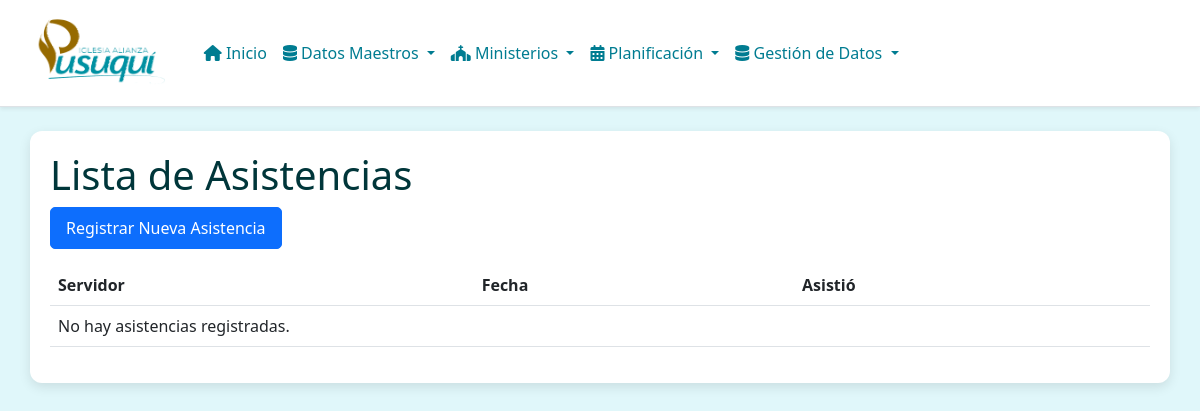
Page /alabanza/assistance/ on the earlier database version.
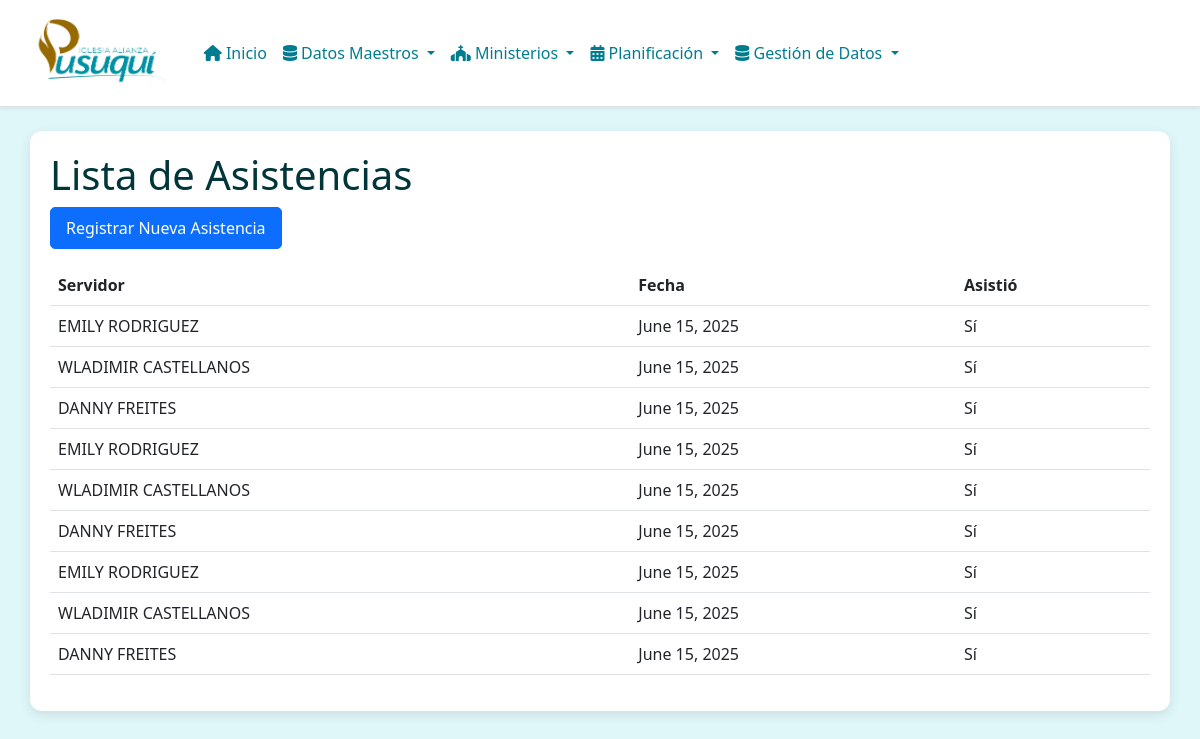
Same page on the later database version.
### alabanza/models.py (models this page shows, shortened)
class Assistance(models.Model):
    server = models.ForeignKey(Server, on_delete=models.PROTECT)
    date = models.DateField()
    attended = models.BooleanField()

class Server(models.Model):
    name = models.CharField(max_length=128)
    surname = models.CharField(max_length=128)
    coordinator = models.ForeignKey(Coordinator, on_delete=models.PROTECT)
    group = models.ForeignKey(Group, on_delete=models.PROTECT)
    def __str__(self):
        return f"{self.name} {self.surname}"

### alabanza/views.py (the view)
# urls.py: path('assistance/', views.AssistanceListView.as_view(), name='assistance_list'),
class AssistanceListView(ListView):
    model = Assistance
    template_name = 'alabanza/assistance_list.html'
    context_object_name = 'assistance_list'

### alabanza/templates/alabanza/assistance_list.html
{% extends "base.html" %}
{% block body %}
    <h1>Lista de Asistencias</h1>
    <a href="{% url 'alabanza:assistance_create' %}" class="btn btn-primary mb-3">Registrar Nueva Asistencia</a>
    <table class="table">
        <thead>
            <tr>
                <th>Servidor</th>
                <th>Fecha</th>
                <th>Asistió</th>
            </tr>
        </thead>
        <tbody>
            {% for assistance in assistance_list %}
                <tr>
                    <td>{{ assistance.server }}</td>
                    <td>{{ assistance.date }}</td>
                    <td>{{ assistance.attended|yesno:"Sí,No" }}</td>
                </tr>
            {% empty %}
                <tr>
                    <td colspan="3">No hay asistencias registradas.</td>
                </tr>
            {% endfor %}
        </tbody>
    </table>
{% endblock %}

Differences in the rows shown:
added Assistance: server "EMILY RODRIGUEZ", date "June 15, 2025", attended "Sí"
added Assistance: server "WLADIMIR CASTELLANOS", date "June 15, 2025", attended "Sí"
added Assistance: server "DANNY FREITES", date "June 15, 2025", attended "Sí"
added Assistance: server "EMILY RODRIGUEZ", date "June 15, 2025", attended "Sí"
added Assistance: server "WLADIMIR CASTELLANOS", date "June 15, 2025", attended "Sí"
added Assistance: server "DANNY FREITES", date "June 15, 2025", attended "Sí"
added Assistance: server "EMILY RODRIGUEZ", date "June 15, 2025", attended "Sí"
added Assistance: server "WLADIMIR CASTELLANOS", date "June 15, 2025", attended "Sí"
added Assistance: server "DANNY FREITES", date "June 15, 2025", attended "Sí"
Other differences:
text no longer shown: "No hay asistencias registradas."
